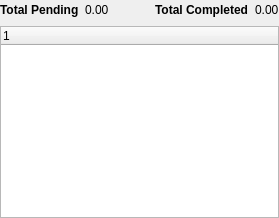
                  <widget class="QWidget" name="latest_payments">
                   <property name="styleSheet">
                    <string notr="true">#latest_payments {
	background:#ffffff;
}</string>
                   </property>
                   <attribute name="title">
                    <string>Page</string>
                   </attribute>
                   <layout class="QVBoxLayout" name="verticalLayout_17">
                    <property name="leftMargin">
                     <number>0</number>
                    </property>
                    <property name="topMargin">
                     <number>0</number>
                    </property>
                    <property name="rightMargin">
                     <number>0</number>
                    </property>
                    <property name="bottomMargin">
                     <number>0</number>
                    </property>
                    <item>
                     <layout class="QVBoxLayout" name="verticalLayout_16">
                      <item>
                       <layout class="QHBoxLayout" name="horizontalLayout_2">
                        <item>
                         <widget class="QLabel" name="label_10">
                          <property name="sizePolicy">
                           <sizepolicy hsizetype="Fixed" vsizetype="Fixed">
                            <horstretch>0</horstretch>
                            <verstretch>0</verstretch>
                           </sizepolicy>
                          </property>
                          <property name="font">
                           <font>
                            <weight>75</weight>
                            <bold>true</bold>
                           </font>
                          </property>
                          <property name="text">
                           <string>Total Pending</string>
                          </property>
                         </widget>
                        </item>
                        <item>
                         <widget class="QLabel" name="pay_pending">
                          <property name="sizePolicy">
                           <sizepolicy hsizetype="Preferred" vsizetype="Fixed">
                            <horstretch>0</horstretch>
                            <verstretch>0</verstretch>
                           </sizepolicy>
                          </property>
                          <property name="text">
                           <string>0.00</string>
                          </property>
                         </widget>
                        </item>
                        <item>
                         <spacer name="horizontalSpacer_2">
                          <property name="orientation">
                           <enum>Qt::Horizontal</enum>
                          </property>
                          <property name="sizeHint" stdset="0">
                           <size>
                            <width>40</width>
                            <height>20</height>
                           </size>
                          </property>
                         </spacer>
                        </item>
                        <item>
                         <widget class="QLabel" name="label_14">
                          <property name="sizePolicy">
                           <sizepolicy hsizetype="Fixed" vsizetype="Fixed">
                            <horstretch>0</horstretch>
                            <verstretch>0</verstretch>
                           </sizepolicy>
                          </property>
                          <property name="font">
                           <font>
                            <weight>75</weight>
                            <bold>true</bold>
                           </font>
                          </property>
                          <property name="text">
                           <string>Total Completed</string>
                          </property>
                         </widget>
                        </item>
                        <item>
                         <widget class="QLabel" name="pay_completed">
                          <property name="sizePolicy">
                           <sizepolicy hsizetype="Preferred" vsizetype="Fixed">
                            <horstretch>0</horstretch>
                            <verstretch>0</verstretch>
                           </sizepolicy>
                          </property>
                          <property name="text">
                           <string>0.00</string>
                          </property>
                         </widget>
                        </item>
                       </layout>
                      </item>
                      <item>
                       <widget class="QTreeWidget" name="pat_payments">
                        <property name="styleSheet">
                         <string notr="true">QScrollBar {
	background:none;
}</string>
                        </property>
                        <property name="alternatingRowColors">
                         <bool>true</bool>
                        </property>
                        <property name="sortingEnabled">
                         <bool>false</bool>
                        </property>
                        <column>
                         <property name="text">
                          <string notr="true">1</string>
                         </property>
                        </column>
                       </widget>
                      </item>
                     </layout>
                    </item>
                   </layout>
                  </widget>
